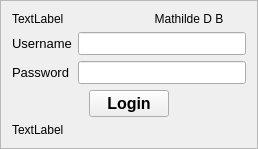
<?xml version="1.0" encoding="UTF-8"?>
<ui version="4.0">
 <class>Login</class>
 <widget class="QFrame" name="Login">
  <property name="geometry">
   <rect>
    <x>0</x>
    <y>0</y>
    <width>258</width>
    <height>149</height>
   </rect>
  </property>
  <property name="sizePolicy">
   <sizepolicy hsizetype="Fixed" vsizetype="Fixed">
    <horstretch>0</horstretch>
    <verstretch>0</verstretch>
   </sizepolicy>
  </property>
  <property name="windowTitle">
   <string>Mathilde DB</string>
  </property>
  <property name="frameShape">
   <enum>QFrame::StyledPanel</enum>
  </property>
  <property name="frameShadow">
   <enum>QFrame::Raised</enum>
  </property>
  <layout class="QVBoxLayout" name="verticalLayout_2">
   <item>
    <layout class="QHBoxLayout" name="title">
     <item>
      <widget class="QLabel" name="icon">
       <property name="text">
        <string>TextLabel</string>
       </property>
      </widget>
     </item>
     <item>
      <widget class="QLabel" name="name">
       <property name="text">
        <string>Mathilde D B</string>
       </property>
       <property name="alignment">
        <set>Qt::AlignCenter</set>
       </property>
      </widget>
     </item>
    </layout>
   </item>
   <item>
    <layout class="QHBoxLayout" name="usersite">
     <item>
      <layout class="QVBoxLayout" name="labels">
       <item>
        <widget class="QLabel" name="uname">
         <property name="font">
          <font>
           <family>Arial</family>
           <pointsize>10</pointsize>
          </font>
         </property>
         <property name="text">
          <string>Username</string>
         </property>
        </widget>
       </item>
       <item>
        <widget class="QLabel" name="pwd">
         <property name="font">
          <font>
           <family>Arial</family>
           <pointsize>10</pointsize>
          </font>
         </property>
         <property name="text">
          <string>Password</string>
         </property>
        </widget>
       </item>
      </layout>
     </item>
     <item>
      <layout class="QVBoxLayout" name="editors">
       <item>
        <widget class="QLineEdit" name="username">
         <property name="font">
          <font>
           <family>Arial</family>
           <pointsize>10</pointsize>
           <weight>75</weight>
           <bold>true</bold>
          </font>
         </property>
        </widget>
       </item>
       <item>
        <widget class="QLineEdit" name="password">
         <property name="font">
          <font>
           <family>Arial</family>
           <pointsize>10</pointsize>
           <weight>75</weight>
           <bold>true</bold>
          </font>
         </property>
         <property name="echoMode">
          <enum>QLineEdit::Password</enum>
         </property>
        </widget>
       </item>
      </layout>
     </item>
    </layout>
   </item>
   <item>
    <layout class="QHBoxLayout" name="botton">
     <item>
      <widget class="QPushButton" name="login">
       <property name="sizePolicy">
        <sizepolicy hsizetype="Fixed" vsizetype="Fixed">
         <horstretch>0</horstretch>
         <verstretch>0</verstretch>
        </sizepolicy>
       </property>
       <property name="font">
        <font>
         <family>Arial</family>
         <pointsize>12</pointsize>
         <weight>75</weight>
         <bold>true</bold>
        </font>
       </property>
       <property name="layoutDirection">
        <enum>Qt::LeftToRight</enum>
       </property>
       <property name="text">
        <string>Login</string>
       </property>
      </widget>
     </item>
    </layout>
   </item>
   <item>
    <widget class="QLabel" name="error">
     <property name="text">
      <string>TextLabel</string>
     </property>
    </widget>
   </item>
  </layout>
 </widget>
 <resources/>
 <connections/>
</ui>
